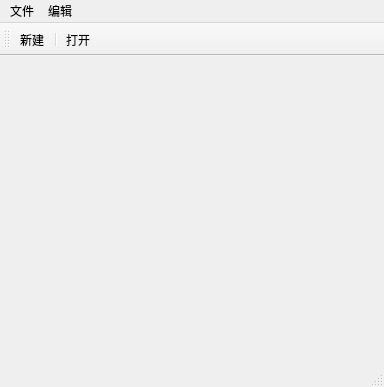
<?xml version="1.0" encoding="UTF-8"?>
<ui version="4.0">
 <class>MainWindow</class>
 <widget class="QMainWindow" name="MainWindow">
  <property name="geometry">
   <rect>
    <x>0</x>
    <y>0</y>
    <width>384</width>
    <height>387</height>
   </rect>
  </property>
  <property name="windowTitle">
   <string>MainWindow</string>
  </property>
  <widget class="QWidget" name="centralwidget"/>
  <widget class="QMenuBar" name="menubar">
   <property name="geometry">
    <rect>
     <x>0</x>
     <y>0</y>
     <width>384</width>
     <height>21</height>
    </rect>
   </property>
   <widget class="QMenu" name="menu">
    <property name="title">
     <string>文件</string>
    </property>
    <addaction name="actionnew"/>
    <addaction name="separator"/>
    <addaction name="actionopen"/>
   </widget>
   <widget class="QMenu" name="menu_2">
    <property name="title">
     <string>编辑</string>
    </property>
   </widget>
   <addaction name="menu"/>
   <addaction name="menu_2"/>
  </widget>
  <widget class="QStatusBar" name="statusBar"/>
  <widget class="QToolBar" name="toolBar">
   <property name="windowTitle">
    <string>toolBar</string>
   </property>
   <property name="allowedAreas">
    <set>Qt::AllToolBarAreas</set>
   </property>
   <attribute name="toolBarArea">
    <enum>TopToolBarArea</enum>
   </attribute>
   <attribute name="toolBarBreak">
    <bool>false</bool>
   </attribute>
   <addaction name="actionnew"/>
   <addaction name="separator"/>
   <addaction name="actionopen"/>
  </widget>
  <action name="actionnew">
   <property name="text">
    <string>新建</string>
   </property>
  </action>
  <action name="actionopen">
   <property name="text">
    <string>打开</string>
   </property>
  </action>
 </widget>
 <resources/>
 <connections/>
</ui>
